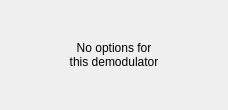
<?xml version="1.0" encoding="UTF-8"?>
<ui version="4.0">
 <class>CDemodOptions</class>
 <widget class="QDialog" name="CDemodOptions">
  <property name="geometry">
   <rect>
    <x>0</x>
    <y>0</y>
    <width>228</width>
    <height>110</height>
   </rect>
  </property>
  <property name="windowTitle">
   <string>Mode options</string>
  </property>
  <property name="windowIcon">
   <iconset resource="../../resources/icons.qrc">
    <normaloff>:/icons/icons/signal.svg</normaloff>:/icons/icons/signal.svg</iconset>
  </property>
  <layout class="QVBoxLayout" name="verticalLayout">
   <item>
    <widget class="QStackedWidget" name="demodOptions">
     <property name="minimumSize">
      <size>
       <width>0</width>
       <height>72</height>
      </size>
     </property>
     <property name="currentIndex">
      <number>0</number>
     </property>
     <widget class="QWidget" name="demodNoOpt">
      <layout class="QHBoxLayout" name="horizontalLayout">
       <item>
        <widget class="QLabel" name="label">
         <property name="text">
          <string>No options for
this demodulator</string>
         </property>
         <property name="alignment">
          <set>Qt::AlignCenter</set>
         </property>
        </widget>
       </item>
      </layout>
     </widget>
     <widget class="QWidget" name="demodFmOpt">
      <layout class="QVBoxLayout" name="verticalLayout_2">
       <item>
        <layout class="QFormLayout" name="pagedemodFormLayout2">
         <property name="fieldGrowthPolicy">
          <enum>QFormLayout::AllNonFixedFieldsGrow</enum>
         </property>
         <property name="labelAlignment">
          <set>Qt::AlignRight|Qt::AlignTrailing|Qt::AlignVCenter</set>
         </property>
         <property name="horizontalSpacing">
          <number>10</number>
         </property>
         <property name="verticalSpacing">
          <number>5</number>
         </property>
         <property name="leftMargin">
          <number>5</number>
         </property>
         <property name="rightMargin">
          <number>5</number>
         </property>
         <property name="bottomMargin">
          <number>5</number>
         </property>
         <item row="0" column="0">
          <widget class="QLabel" name="maxdevLabel">
           <property name="text">
            <string>Max dev</string>
           </property>
           <property name="alignment">
            <set>Qt::AlignRight|Qt::AlignTrailing|Qt::AlignVCenter</set>
           </property>
          </widget>
         </item>
         <item row="0" column="1">
          <widget class="QComboBox" name="maxdevSelector">
           <property name="sizePolicy">
            <sizepolicy hsizetype="Preferred" vsizetype="Minimum">
             <horstretch>0</horstretch>
             <verstretch>0</verstretch>
            </sizepolicy>
           </property>
           <property name="minimumSize">
            <size>
             <width>0</width>
             <height>24</height>
            </size>
           </property>
           <property name="toolTip">
            <string>Maximum FM deviation</string>
           </property>
           <property name="statusTip">
            <string>Maximum FM deviation</string>
           </property>
           <property name="currentIndex">
            <number>0</number>
           </property>
           <item>
            <property name="text">
             <string>Voice (2.5 kHz)</string>
            </property>
           </item>
           <item>
            <property name="text">
             <string>Voice (5 kHz)</string>
            </property>
           </item>
           <item>
            <property name="text">
             <string>APT (17 kHz)</string>
            </property>
           </item>
           <item>
            <property name="text">
             <string>APT (25 kHz)</string>
            </property>
           </item>
          </widget>
         </item>
         <item row="1" column="0">
          <widget class="QLabel" name="emphLabel">
           <property name="text">
            <string>Tau</string>
           </property>
           <property name="alignment">
            <set>Qt::AlignRight|Qt::AlignTrailing|Qt::AlignVCenter</set>
           </property>
          </widget>
         </item>
         <item row="1" column="1">
          <widget class="QComboBox" name="emphSelector">
           <property name="sizePolicy">
            <sizepolicy hsizetype="Preferred" vsizetype="Minimum">
             <horstretch>0</horstretch>
             <verstretch>0</verstretch>
            </sizepolicy>
           </property>
           <property name="minimumSize">
            <size>
             <width>0</width>
             <height>24</height>
            </size>
           </property>
           <property name="toolTip">
            <string>Time constant for the FM de-emphasis IIR filter.
For narrow band FM use 530 μs.
50 μs and 75 μs are used for broadcast FM depending on region.
For digital modes it is best to switch it off.</string>
           </property>
           <property name="statusTip">
            <string/>
           </property>
           <property name="editable">
            <bool>false</bool>
           </property>
           <property name="currentIndex">
            <number>3</number>
           </property>
           <item>
            <property name="text">
             <string>Off</string>
            </property>
           </item>
           <item>
            <property name="text">
             <string>25 μs</string>
            </property>
           </item>
           <item>
            <property name="text">
             <string>50 μs</string>
            </property>
           </item>
           <item>
            <property name="text">
             <string>75 μs</string>
            </property>
           </item>
           <item>
            <property name="text">
             <string>100 μs</string>
            </property>
           </item>
           <item>
            <property name="text">
             <string>250 μs</string>
            </property>
           </item>
           <item>
            <property name="text">
             <string>530 μs</string>
            </property>
           </item>
           <item>
            <property name="text">
             <string>1 ms</string>
            </property>
           </item>
          </widget>
         </item>
        </layout>
       </item>
      </layout>
     </widget>
     <widget class="QWidget" name="demodAmOpt">
      <layout class="QVBoxLayout" name="verticalLayout_3">
       <item>
        <widget class="QCheckBox" name="dcrCheckBox">
         <property name="toolTip">
          <string>Enable/disable DC removal.</string>
         </property>
         <property name="text">
          <string>DCR</string>
         </property>
         <property name="checked">
          <bool>true</bool>
         </property>
        </widget>
       </item>
       <item>
        <widget class="QCheckBox" name="syncCheckBox">
         <property name="toolTip">
          <string>Enable/disable AM-Sync.</string>
         </property>
         <property name="text">
          <string>AM-Sync</string>
         </property>
         <property name="checked">
          <bool>false</bool>
         </property>
        </widget>
       </item>
      </layout>
     </widget>
     <widget class="QWidget" name="page">
      <widget class="QWidget" name="layoutWidget">
       <property name="geometry">
        <rect>
         <x>20</x>
         <y>30</y>
         <width>161</width>
         <height>29</height>
        </rect>
       </property>
       <layout class="QHBoxLayout" name="horizontalLayout_2">
        <item>
         <widget class="QLabel" name="label_2">
          <property name="text">
           <string>CW offset</string>
          </property>
         </widget>
        </item>
        <item>
         <widget class="QSpinBox" name="cwOffsetSpin">
          <property name="suffix">
           <string> Hz</string>
          </property>
          <property name="maximum">
           <number>2000</number>
          </property>
          <property name="value">
           <number>700</number>
          </property>
         </widget>
        </item>
       </layout>
      </widget>
     </widget>
    </widget>
   </item>
  </layout>
 </widget>
 <resources>
  <include location="../../resources/icons.qrc"/>
 </resources>
 <connections/>
</ui>
